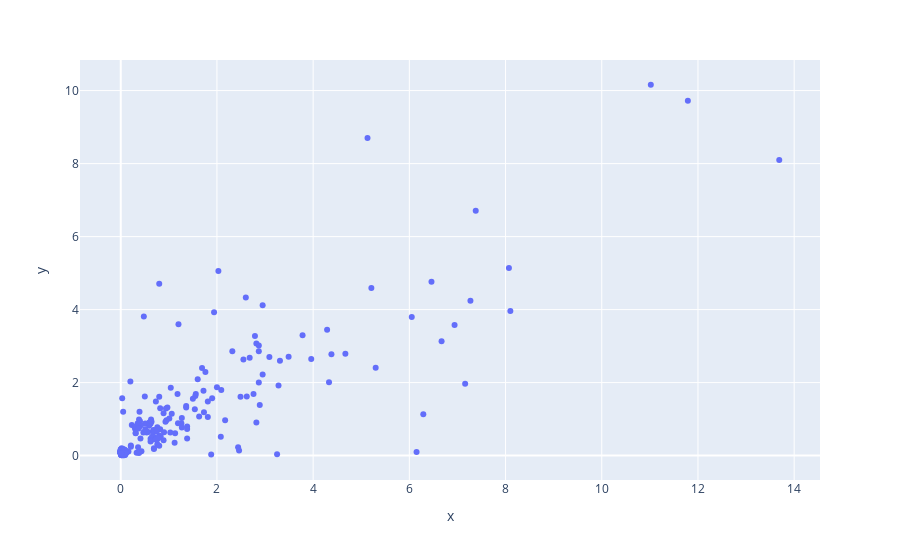

The notebook cell this image was saved under:
### Code cell
#plot it
import plotly.express as px
fig = px.scatter(x=abs(df["l_amps"]), y= abs(df["r_amps"]))
fig.show()

### Figure 1 — Plotly figure (JSON) as saved in the notebook; plotly's stock layout.template omitted (floating-point values rounded to 4 significant figures; data arrays with more than 128 entries replaced by an {"elided": "..."} marker saying what was removed)
{"data": [{"hovertemplate": "x=%{x}<br>y=%{y}<extra></extra>", "legendgroup": "", "marker": {"color": "#636efa", "symbol": "circle"}, "mode": "markers", "name": "", "orientation": "v", "showlegend": false, "type": "scatter", "x": {"elided": "645 float values"}, "xaxis": "x", "y": {"elided": "645 float values"}, "yaxis": "y"}], "layout": {"legend": {"tracegroupgap": 0}, "margin": {"t": 60}, "xaxis": {"anchor": "y", "domain": [0, 1], "title": {"text": "x"}}, "yaxis": {"anchor": "x", "domain": [0, 1], "title": {"text": "y"}}}}
